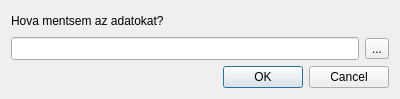
<?xml version="1.0" encoding="UTF-8"?>
<ui version="4.0">
 <class>xArchiv</class>
 <widget class="QDialog" name="xArchiv">
  <property name="geometry">
   <rect>
    <x>0</x>
    <y>0</y>
    <width>400</width>
    <height>99</height>
   </rect>
  </property>
  <property name="windowTitle">
   <string>Dialog</string>
  </property>
  <layout class="QGridLayout" name="gridLayout">
   <item row="0" column="0">
    <widget class="QLabel" name="label">
     <property name="text">
      <string>Hova mentsem az adatokat?</string>
     </property>
    </widget>
   </item>
   <item row="1" column="0">
    <widget class="QLineEdit" name="lineEdit">
     <property name="minimumSize">
      <size>
       <width>0</width>
       <height>23</height>
      </size>
     </property>
     <property name="maximumSize">
      <size>
       <width>16777215</width>
       <height>23</height>
      </size>
     </property>
     <property name="readOnly">
      <bool>true</bool>
     </property>
    </widget>
   </item>
   <item row="1" column="1">
    <widget class="QToolButton" name="toolButton">
     <property name="text">
      <string>...</string>
     </property>
    </widget>
   </item>
   <item row="2" column="0" colspan="2">
    <widget class="QDialogButtonBox" name="buttonBox">
     <property name="orientation">
      <enum>Qt::Horizontal</enum>
     </property>
     <property name="standardButtons">
      <set>QDialogButtonBox::Cancel|QDialogButtonBox::Ok</set>
     </property>
    </widget>
   </item>
  </layout>
 </widget>
 <resources/>
 <connections>
  <connection>
   <sender>buttonBox</sender>
   <signal>accepted()</signal>
   <receiver>xArchiv</receiver>
   <slot>accept()</slot>
   <hints>
    <hint type="sourcelabel">
     <x>248</x>
     <y>254</y>
    </hint>
    <hint type="destinationlabel">
     <x>157</x>
     <y>274</y>
    </hint>
   </hints>
  </connection>
  <connection>
   <sender>buttonBox</sender>
   <signal>rejected()</signal>
   <receiver>xArchiv</receiver>
   <slot>reject()</slot>
   <hints>
    <hint type="sourcelabel">
     <x>316</x>
     <y>260</y>
    </hint>
    <hint type="destinationlabel">
     <x>286</x>
     <y>274</y>
    </hint>
   </hints>
  </connection>
 </connections>
</ui>
